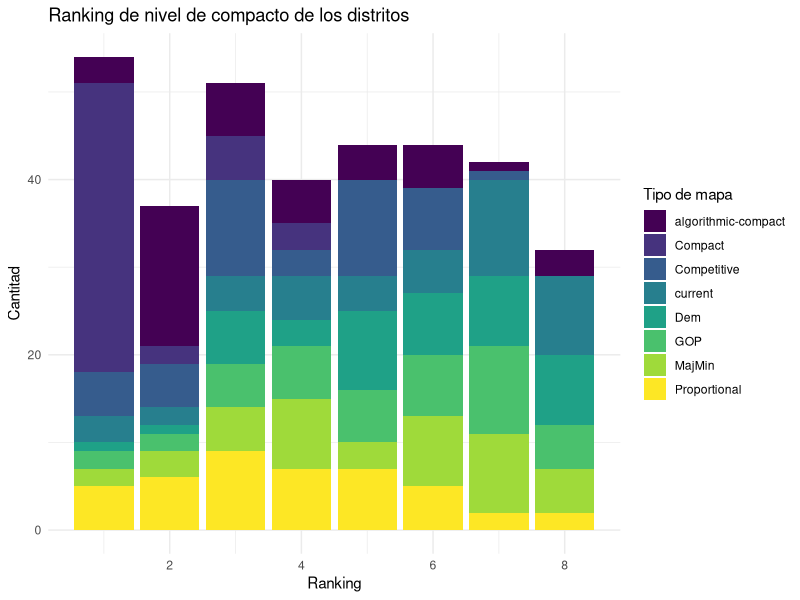
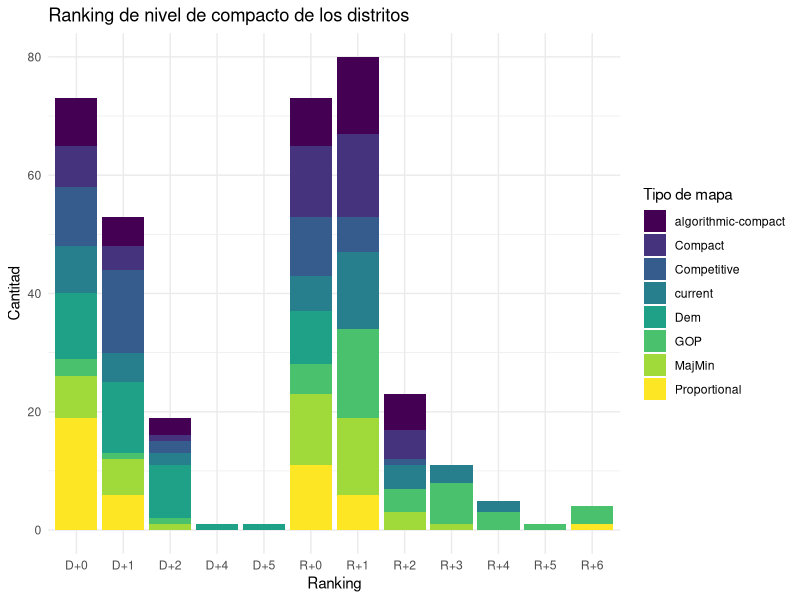
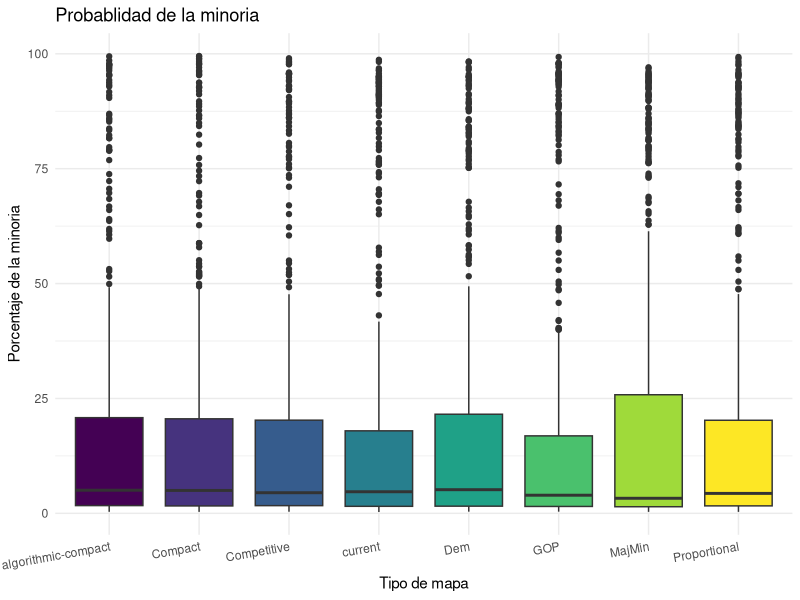
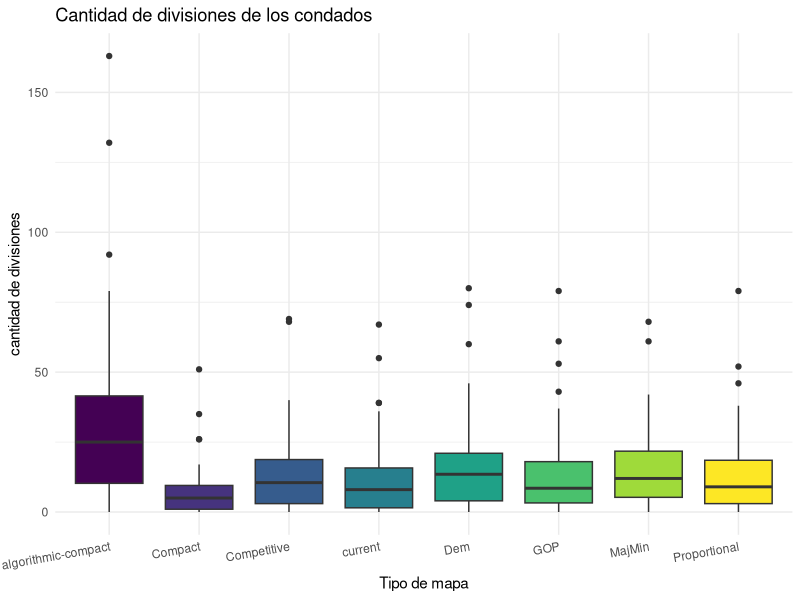
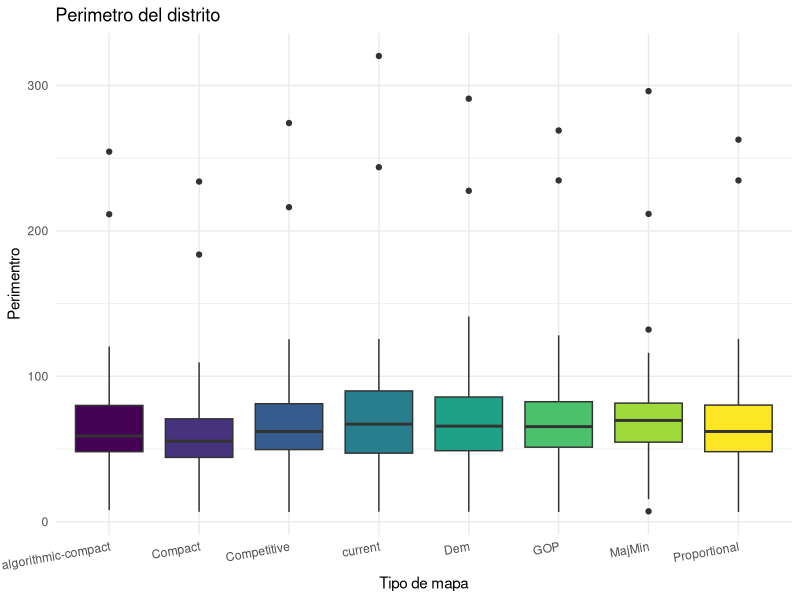

These figures' R source, in order:
## ---- chunk 1
library(tidyverse)
library(ggplot2)
library(dplyr)
library(readr)
## ---- chunk 2
states <- read_csv("states.csv")
districts <- read_csv("districts.csv")
## ---- chunk 3
dt<-merge(x = districts, y = states, by = "state")
## ---- chunk 4
dt <- select(dt,-c(statefp.x, maptype.x, current_map,impossible,statefp.y))
dt$compactness_rank<-as.character(dt$compactness_rank)
## ---- chunk 5
states %>%
  filter(!is.na(compactness_rank)) %>% 
ggplot(aes(compactness_rank,fill=maptype))+
  geom_bar()+labs(title = "Ranking de nivel de compacto de los distritos",x="Ranking",
                  y="Cantitad",fill="Tipo de mapa")+scale_fill_viridis_d(option = "D")+
  theme_minimal()
## ---- chunk 6
states %>%
  filter(!is.na(efficiency_gap_extra_seats)) %>% 
ggplot(aes(efficiency_gap_extra_seats,fill=maptype))+
  geom_bar()+labs(title = "Ranking de nivel de compacto de los distritos",x="Ranking",
                  y="Cantitad",fill="Tipo de mapa")+scale_fill_viridis_d(option = "D")+
  theme_minimal()
## ---- chunk 7
districts %>%
  filter(!is.na(minority_chance)) %>% 
ggplot(aes(y=minority_chance,x=maptype,fill=maptype))+
  geom_boxplot(scale = "area")+labs(title = "Probablidad de la minoria",x="Tipo de mapa", y="Porcentaje de la minoria")+scale_fill_viridis_d(option = "D")+
  guides(fill=FALSE,x =  guide_axis(angle = 10))+
  theme_minimal()
  
## ---- chunk 8
states %>%
  filter(!is.na(county_splits)) %>% 
ggplot(aes(y=county_splits,x=maptype,fill=maptype))+
  geom_boxplot(scale = "area")+labs(title = "Cantidad de divisiones de los condados",x="Tipo de mapa", y="cantidad de divisiones")+scale_fill_viridis_d(option = "D")+
  guides(fill=FALSE,x =  guide_axis(angle = 10))+
  theme_minimal()
## ---- chunk 9
states %>%
  filter(!is.na(district_perimeters)) %>% 
ggplot(aes(y=district_perimeters,x=maptype,fill=maptype))+
  geom_boxplot(scale = "area")+
  labs(title = "Perimetro del distrito",x="Tipo de mapa", y="Perimentro")+scale_fill_viridis_d(option = "D")+
  guides(fill=FALSE,x =  guide_axis(angle = 10))+
  theme_minimal()
